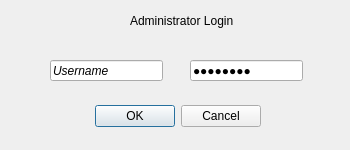
<?xml version="1.0" encoding="UTF-8"?>
<ui version="4.0">
 <class>AdminLogin</class>
 <widget class="QDialog" name="AdminLogin">
  <property name="geometry">
   <rect>
    <x>0</x>
    <y>0</y>
    <width>350</width>
    <height>150</height>
   </rect>
  </property>
  <property name="windowTitle">
   <string>Dialog</string>
  </property>
  <widget class="QDialogButtonBox" name="buttonBox">
   <property name="geometry">
    <rect>
     <x>-80</x>
     <y>100</y>
     <width>341</width>
     <height>32</height>
    </rect>
   </property>
   <property name="orientation">
    <enum>Qt::Horizontal</enum>
   </property>
   <property name="standardButtons">
    <set>QDialogButtonBox::Cancel|QDialogButtonBox::Ok</set>
   </property>
  </widget>
  <widget class="QLineEdit" name="passwordSlot">
   <property name="geometry">
    <rect>
     <x>190</x>
     <y>60</y>
     <width>113</width>
     <height>21</height>
    </rect>
   </property>
   <property name="font">
    <font>
     <italic>true</italic>
    </font>
   </property>
   <property name="toolTip">
    <string extracomment="Your administrator password"/>
   </property>
   <property name="inputMethodHints">
    <set>Qt::ImhNoPredictiveText|Qt::ImhSensitiveData</set>
   </property>
   <property name="text">
    <string>Password</string>
   </property>
   <property name="frame">
    <bool>true</bool>
   </property>
   <property name="echoMode">
    <enum>QLineEdit::PasswordEchoOnEdit</enum>
   </property>
  </widget>
  <widget class="QLineEdit" name="usernameSlot">
   <property name="geometry">
    <rect>
     <x>50</x>
     <y>60</y>
     <width>113</width>
     <height>21</height>
    </rect>
   </property>
   <property name="font">
    <font>
     <italic>true</italic>
    </font>
   </property>
   <property name="toolTip">
    <string extracomment="Your administrator username"/>
   </property>
   <property name="inputMethodHints">
    <set>Qt::ImhNone</set>
   </property>
   <property name="text">
    <string>Username</string>
   </property>
   <property name="echoMode">
    <enum>QLineEdit::Normal</enum>
   </property>
  </widget>
  <widget class="QLabel" name="label">
   <property name="geometry">
    <rect>
     <x>130</x>
     <y>10</y>
     <width>111</width>
     <height>21</height>
    </rect>
   </property>
   <property name="text">
    <string>Administrator Login</string>
   </property>
  </widget>
  <widget class="QLabel" name="label_2">
   <property name="geometry">
    <rect>
     <x>-4</x>
     <y>0</y>
     <width>361</width>
     <height>151</height>
    </rect>
   </property>
   <property name="text">
    <string/>
   </property>
   <property name="pixmap">
    <pixmap>../../../../OneDrive/Pictures/Saved Pictures/eye.jpg</pixmap>
   </property>
   <property name="scaledContents">
    <bool>true</bool>
   </property>
  </widget>
  <zorder>label_2</zorder>
  <zorder>buttonBox</zorder>
  <zorder>passwordSlot</zorder>
  <zorder>usernameSlot</zorder>
  <zorder>label</zorder>
 </widget>
 <resources/>
 <connections>
  <connection>
   <sender>buttonBox</sender>
   <signal>accepted()</signal>
   <receiver>AdminLogin</receiver>
   <slot>accept()</slot>
   <hints>
    <hint type="sourcelabel">
     <x>248</x>
     <y>254</y>
    </hint>
    <hint type="destinationlabel">
     <x>157</x>
     <y>274</y>
    </hint>
   </hints>
  </connection>
  <connection>
   <sender>buttonBox</sender>
   <signal>rejected()</signal>
   <receiver>AdminLogin</receiver>
   <slot>reject()</slot>
   <hints>
    <hint type="sourcelabel">
     <x>316</x>
     <y>260</y>
    </hint>
    <hint type="destinationlabel">
     <x>286</x>
     <y>274</y>
    </hint>
   </hints>
  </connection>
 </connections>
</ui>
